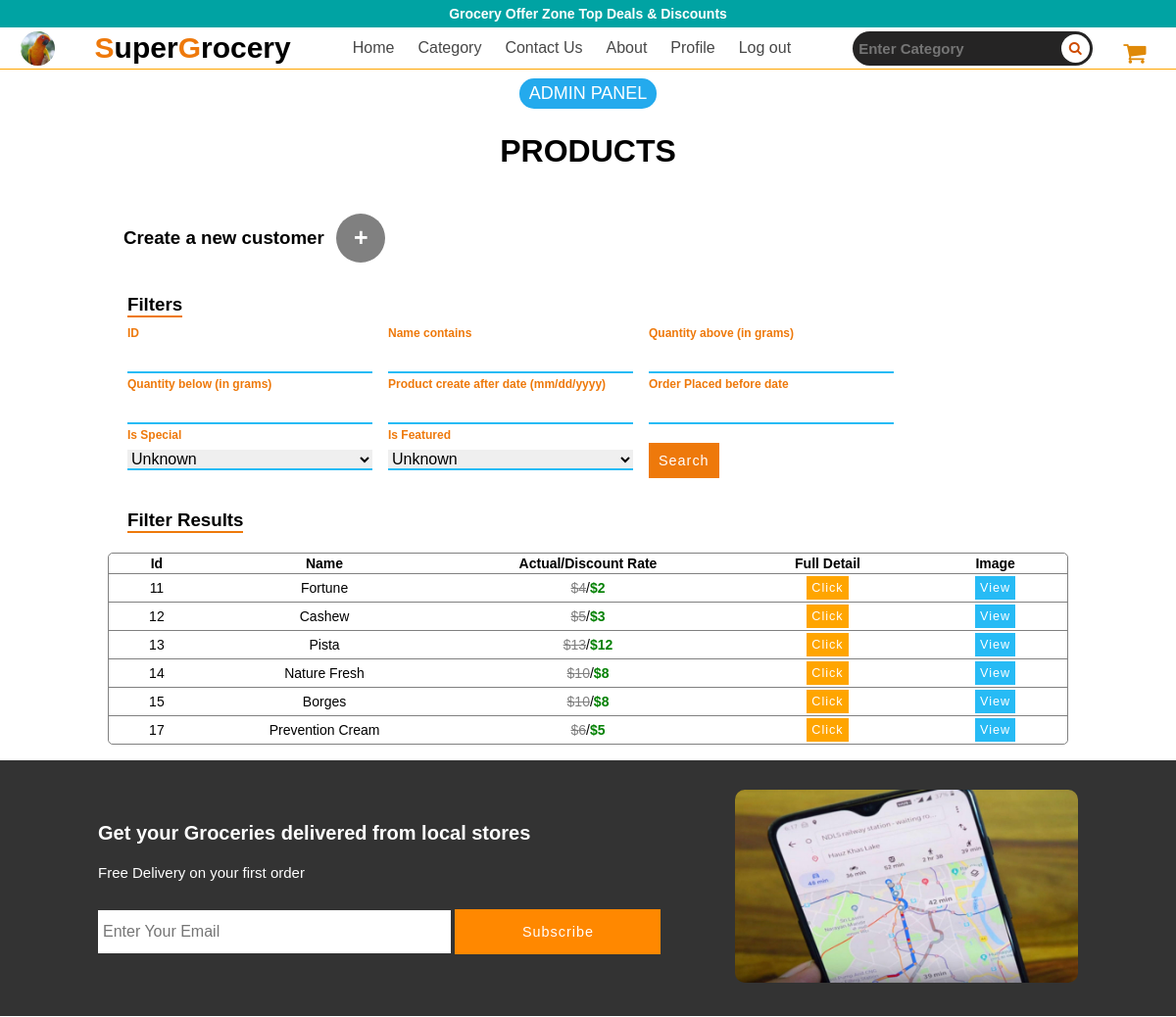
Page /product_list/ (signed in, upper part) on the earlier database version.
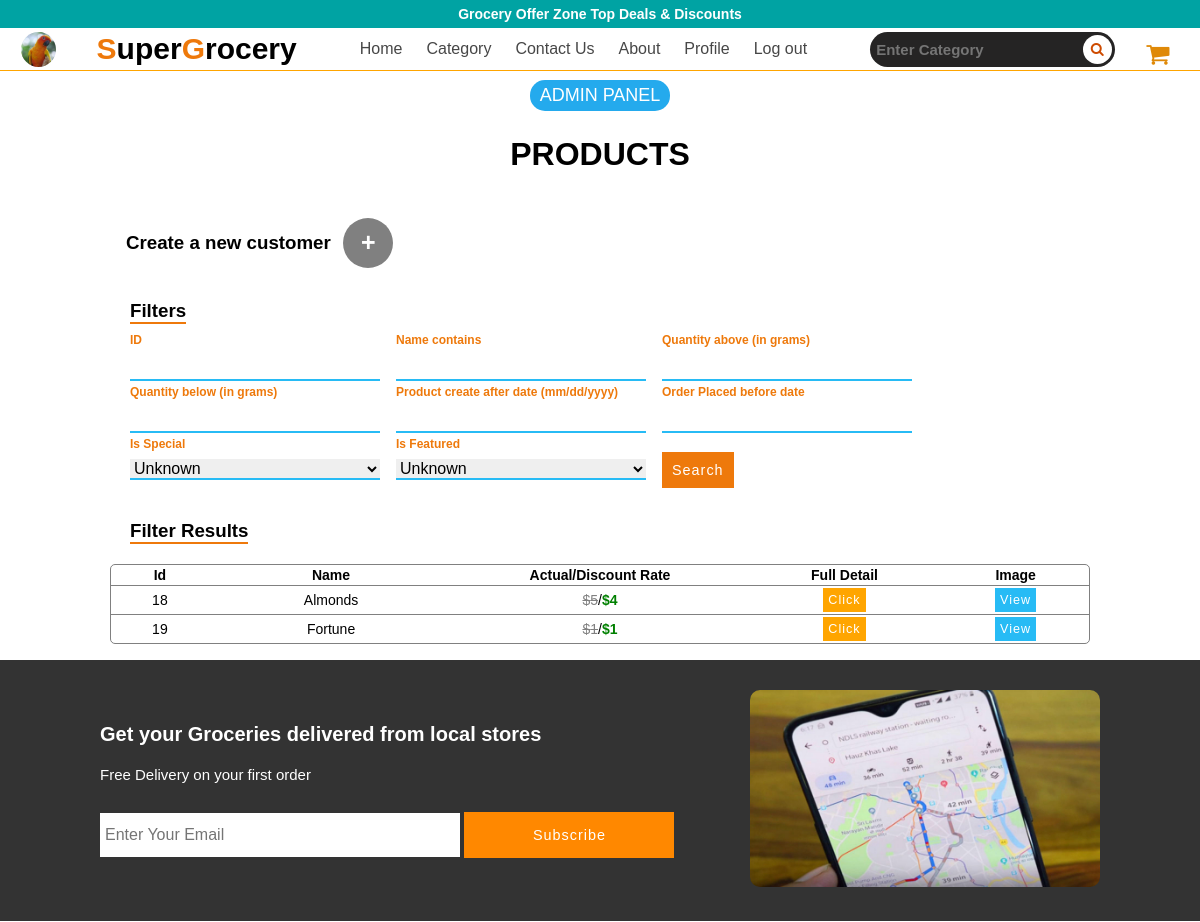
Same page on the later database version.
### handle_orders/models.py (models this page shows, shortened)
class Customer(models.Model):
    user = models.OneToOneField(User,on_delete = models.CASCADE, default="")
    name = models.CharField(max_length=100, null = True)
    phone = models.CharField(max_length=100, null = True)
    email = models.CharField(max_length=100, null = True)
    address = models.CharField(max_length=500, null = True)
    profile_pic = models.ImageField(upload_to = "profile_pic",default="profile_pic/profile.png")
    date_created = models.DateField(auto_now_add = True, null = True )

### productDisplay/models.py (models this page shows, shortened)
class product(models.Model):
    name = models.CharField(max_length=100,default="")
    category = models.CharField(max_length = 100, default="")
    description = models.CharField(max_length = 500, default="")
    quantity = models.IntegerField(default=0)
    actual_price = models.IntegerField(default=0)
    discount_price = models.IntegerField(default=0)
    isFeatured = models.BooleanField(default = False)
    isSpecial = models.BooleanField(default = False)
    date = models.DateTimeField(auto_now=timezone.now)
    image = models.ImageField(upload_to = "products",default="")

### accounts/decorators.py (the view)
		def wrapper_func(request,*args,**kargs):
			group = None
			if request.user.groups.exists():
				group = request.user.groups.all()[0].name
			if group in allowed_roles:
				print(group)
				return view_func(request,*args,**kargs)
			else:
				print(group)
				return HttpResponse("<h1>you are not allowed to see this page</h1>")

### accounts/templatetags/auth_extras.py (called while the page is built)
@register.filter(name='has_group')
def has_group(user, group_name):
    group = Group.objects.get(name=group_name)
    return True if group in user.groups.all() else False

### productDisplay/views.py (called while the page is built)
@allowed_users(['admin'])
def product_list(request):
	products = product.objects.all()
	myfilter = ProductFilter(request.GET, queryset = products)
	products = myfilter.qs
	context = {
		"products":products,
		"myfilter":myfilter,
		"myfilter2":myfilter,
	}
	return render(request, 'product_list.html',context)

### templates/product_list.html (shortened to what this page needs)
{% extends 'base.html' %}
{%load static%}
{% block stylesheets%}
	<link rel="stylesheet" type="text/css" href="{% static 'css/sgadmin.css' %}" >
	<link rel="stylesheet" type="text/css" href="{% static 'css/customer.css' %}" >
	<link rel="stylesheet" type="text/css" href="{% static 'css/filterForm.css' %}" >
{% endblock%}
{% block content%}
	<div class="sgadmin-wrapper2">
		<h1 align="center">PRODUCTS</h1>
		<div class="main-part"
			style="
				display:flex;
				align-items: center;
				margin-left: 1em;
			"
		>
			<h3>Create a new customer</h3>
			<a href="/product_create" style="color:white">
			<div
				style="
					color:white;
					font-weight: bold;
					background: grey;
					width: 50px;
					height: 50px;
					margin: 0.5em;
					border-radius: 50%;
					display: flex;
					font-size: 25px;
					justify-content: center;
					align-items: center;
				"
			><span>+</span></div>
			</a>
		</div>
		<div class="filters filters2">
			<h3>Filters</h3>
			<form action="">
				<div>
					<label>{{myfilter.form.Product_id.label}}</label>
					{{myfilter.form.Product_id}}
				</div>
				<div>
					<label>{{myfilter.form.name.label}}</label>
					{{myfilter.form.name}}
				</div>
				<div>
					<label>Quantity above (in grams)</label>
					{{myfilter.form.quantity_start}}
				</div>
				<div>
					<label>Quantity below (in grams)</label>
					{{myfilter.form.quantity_end}}
				</div>
				<div>
					<label>Product create after date (mm/dd/yyyy)</label>
					{{myfilter.form.date_start}}
				</div>
				<div>
					<label>Order Placed before date</label>
					{{myfilter.form.date_end}}
				</div>
				<div>
					<label>Is Special</label>
					{{myfilter.form.isSpecial}}
				</div>
				<div>
					<label>Is Featured</label>
					{{myfilter.form.isFeatured}}
				</div>
				<div style="display: block">
					<button class="btn" style="background: rgb(238, 121, 11);">Search</button>
				</div>
			</form>
			<h3 style="margin: 1.5em 0em 0em 0em"> Filter Results</h3>
		</div>
		{%if products%}
		<div class="list-wrapper">
			<div class="list-row">
				<div class="list-col1">
					<span>id</span>
				</div>
				<div class="list-col2">
					<span>name</span>
				</div>
				<div class="list-col3" id="emailTitle">
					<span>Actual/Discount Rate</span>
				</div>
				<div class="list-col4" style="color: black">
					<span>Full Detail</span>
				</div>
				<div class="list-col5">
					<span>Image</span>
				</div>
			</div>
			{% for item in products%}
			<div class="list-row">
				<div class="list-col1">
					<span>{{item.id}}</span>
				</div>
				<div class="list-col2">
					<span>{{item.name}}</span>
				</div>
				<div class="list-col3">
					<span style="color: grey;text-decoration:line-through">${{item.actual_price}}</span>/<span style="font-weight: bold;color: green">${{item.discount_price}}</span>
				</div>
				<div class="list-col4">
					<a href="/product/{{item.id}}">
						<button class="btn"   style="background: orange;padding: 5px;margin:0px">Click</button>
					</a>
				</div>
				<div class="list-col5">
						<a href="{{item.image.url}}">
							<button class="btn" style="background: #27bbf5;padding: 5px;margin:0px">View</button>
						</a>
					</div>
			</div>
			{% endfor%}
		</div>
		{%else%}
		<h1 style="color:grey">No Product is Found</h1>
		{%endif%}
	</div>
{% endblock%}

### templates/base.html (shortened to what this page needs)
{%load static%}
{% load auth_extras%}
<!DOCTYPE html>
<html lang="en">
<head>
  <link rel="stylesheet" type="text/css" href="{% static 'css/main.css'%}" />
  {% block stylesheets%}
  {% endblock stylesheets%}
  <link rel="stylesheet" href="https://cdnjs.cloudflare.com/ajax/libs/font-awesome/4.7.0/css/font-awesome.min.css" />
</head>
<body>
  <div class="wrapper">
    <div class="toplabel">
      <h4>Grocery Offer Zone Top Deals & Discounts</h4>
    </div>
    <nav>
      <ul class="nav-wrapper">
        <li class="profile">
          <img
            src="
            {%if request.user.customer.profile_pic.url%}
            {{request.user.customer.profile_pic.url}}
            {%else%}
            https://upload.wikimedia.org/wikipedia/commons/thumb/7/7e/Circle-icons-profile.svg/1024px-Circle-icons-profile.svg.png
            {%endif%}
            "
            title="{{request.user}}"
          />
        </li>
        <li class="brand">
          <span><span style="color: rgb(238, 121, 11)">S</span>uper<span
              style="color: rgb(238, 121, 11)">G</span>rocery</span>
        </li>
        <div class="nav-links">
          <li ><a href="/" id ="home-link">Home</a></li>
          <li ><a id="category-link">Category</a>
          </li>
          <li ><a href="/contact" id = "contact-link">Contact Us</a></li>
          <li ><a href="/about" id="about-link">About</a></li>
          <li ><a href="/profile" id="profile-link">Profile</a></li>
          <li>
            {% if request.user.is_authenticated %}
              <a href="/logout">
              Log out
              </a>
            {% else%}
              <a href="/login">
                Login
              </a>
            {% endif%}
          </li>
        </div>
        <li class="search-box">
          <form method="post" action="/product_search_page/random/" id="productSearch">{% csrf_token %}
            {{myfilter2.form.category}}
            <a class="btn">
              <i class="fa fa-search" aria-hidden="true"></i>
            </a>
          </form>
        </li>
        <li class="cart">
          <i class="fa fa-shopping-cart" aria-hidden="true"></i>
        </li>
      </ul>
    </nav>
    {%if request.user|has_group:"admin"%}
    <div align="center">
      <a href="/sgadmin">
        <div class="admin-panel-btn" class="btn">
          <span>ADMIN PANEL</span>
        </div>
      </a>
    </div>
    {%endif%}
    {% block content %}
    {% endblock%}
    <div class="subscribe">
      <div class="email-input">
        <p class="p1">
          Get your Groceries delivered from local stores
        </p>
        <p class="p2">Free Delivery on your first order</p>
        <form>
          <input placeholder="Enter Your Email" />
          <button class="btn"type="submit">Subscribe</button>
        </form>
      </div>
      <div class="image">
        <img src="{% static 'images/map.jpg'%}">
      </div>
    </div>
</body>
</html>

### static/css/main.css (style rules this page uses)
* { margin:0px; padding:0px; font-family: sans-serif; box-sizing: border-box; }
.wrapper { position: relative; overflow-x: hidden; }
.toplabel { background-color: rgb(0, 163, 163); color:white; text-align: center; padding:6px; font-size: 14px; }
a { text-decoration: none; }
:root { --list-height:38; }
.nav-wrapper { display: flex; justify-content:space-around; align-items: center; list-style: none; border-bottom:1px solid orange; z-index: 10; }
.brand { font-size: 30px; font-weight: bold; }
.nav-links { display: flex; list-style-type: none; justify-content: center; margin: 0px 10px 0 10px; }
.nav-links li { color: white; transition: 0.2s; }
.nav-links a { padding:12px; display: block; color:rgb(71, 71, 71); }
.search-box { background-color: rgb(37, 36, 36); padding: 3px; border-radius:200px; display: flex; width:fit-content; }
.search-box form { display:inline-flex; }
.search-box input { background: none; border: none; outline: none; color: rgb(255, 167, 116); line-height: px; font-weight: bold; width: 210px; font-size: 15px; padding-left: 3px; }
.search-box a { color: rgb(206, 75, 0); background-color: white; display: flex; align-items: center; justify-content: center; font-size: 14px; width: 29px; height: 29px; border-radius: 50%; margin:0px; }
.cart { position: relative; right: 10px; top: 5px; font-size: 25px; color:rgb(223, 137, 8); }
.admin-panel-btn { display: inline-block; padding: 5px; padding-left: 10px; padding-right: 10px; border-radius: 15px; font-size: 18px; color: white; margin:0.5em; background:#24aaed ; cursor: pointer; }

### static/css/sgadmin.css (style rules this page uses)
.sgadmin-wrapper2 { width: 95%; max-width: 980px; margin:1em auto; }
.list-wrapper { width: 100%; border:1px solid grey; border-radius: 5px; }
.list-row { display: flex; }
.list-row:first-child { font-weight: bold; }
.list-row:not(:last-child) { border-bottom: 1px solid grey; }
.list-row div { font-size:14px; text-transform: capitalize; text-align: center; padding: 2px 0px 2px 0px; display: flex; justify-content: center; align-items: center; }
.list-col1 { width:10%; }
.list-col2 { width: 25%; }
.list-col3 { width: 30%; }
.list-col4 { width: 20%; }
.list-col5 { width: 15%; }

### static/css/filterForm.css (style rules this page uses)
.filters { width: 100%; margin: 2em auto; margin-top:0em; background-color: none; }
.filters h3 { display: inline-block; border-bottom: 2px solid rgb(238, 121, 11); margin-bottom:0.5em; }
.filters form { display: flex; flex-wrap: wrap; }
.filters label { color: rgb(238, 121, 11); font-weight:bold; font-size: 12px; display: block; }
.filters form input { width: 100%; border: none; border-bottom: 2px solid #27bbf5; outline: none; font-size: 16px; line-height: 2em; }
.filters form select { width: 100%; border: none; border-bottom: 2px solid #27bbf5; outline: none; font-size: 16px; line-height: 2em; margin-top: 0.5em; }
.filters form div { display: inline-block; margin-bottom: 0.25em; width: 100%; max-width: 300px; }
.filters2 { background: none; }
@media (min-width: 450px) { .filters form div { max-width:250px; margin-right:1em; } }
@media (min-width: 450px) { .filters { margin-bottom: 0px; background-color:none!important; } }

### static/css/product-display.css (style rules this page uses)
.main-part { display: flex; flex-direction: column; align-items: center; margin-top: 1em; }
@media (min-width:768px) { .main-part { display:flex-block; flex-direction: row; align-items: flex-start; width:95%; margin:0px auto; margin-top:2em; } }
@media (min-width:768px) { .filters { width:320px; padding:20px; margin-right: 1em; background:#f9f9f9; } }
@media (min-width:975px) { .main-part { width:90%; max-width: 1140px; } }
.btn { padding:10px; margin:0px auto; margin-top:1em; color: white; transition: 0.3s; outline: none; border:none; font-size: 0.9em; letter-spacing: 1px; cursor: pointer; }

### static/css/profile.css (style rules this page uses)
.profile > img { width:35px; height: 35px; border-radius: 50%; object-fit: cover; }
.profile { display:grid; place-items: center; }

Differences in the rows shown:
removed product: id "11", name "Fortune", actual_price "4", discount_price "2"
removed product: id "12", name "Cashew", actual_price "5", discount_price "3"
removed product: id "13", name "Pista", actual_price "13", discount_price "12"
removed product: id "14", name "Nature Fresh", actual_price "10", discount_price "8"
removed product: id "15", name "Borges", actual_price "10", discount_price "8"
removed product: id "17", name "Prevention Cream", actual_price "6", discount_price "5"
added product: id "18", name "Almonds", actual_price "5", discount_price "4"
added product: id "19", name "Fortune", actual_price "1", discount_price "1"
